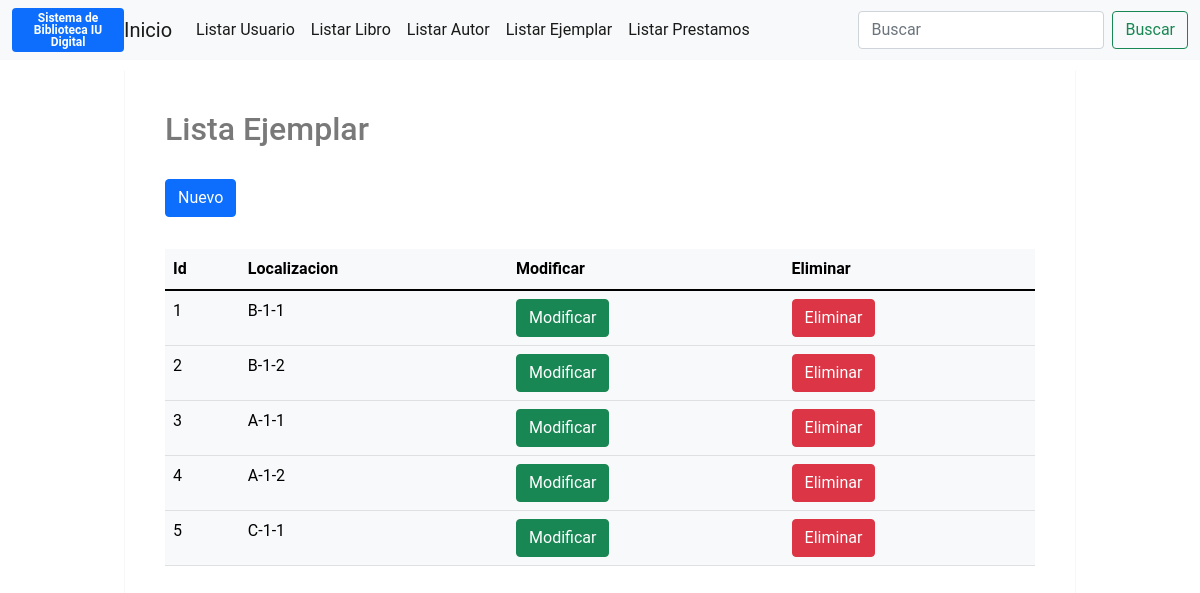
Page /view/listarEjemplar.php on the committed database.
### tables this page shows
CREATE TABLE `ejemplar` (
  `id` int(11) NOT NULL,
  `localizacion` varchar(150) NOT NULL
);

### Model/clsConexion.php (called while the page is built, shortened)
<?php
class Conexion{
	private $host;
	private $user;
	private $password;
	private $database;
	private $conn;
	public function __construct(){
		$this->host = HOST;
		$this->user = USER;
		$this->password = PASSWORD;
		$this->database = DATABASE;
	}
	public function CrearConexionSin(){
		$this->conn = new mysqli($this->host,$this->user,$this->password,$this->database);
	}
	public function EjecutarSQL($sql){
		$result = $this->conn->query($sql);
		return $result;
	}
}
?>

### View/listarEjemplar.php (the view, shortened to what this page needs)
<!doctype html>
<html lang="es">
  <head>
    <link href="https://cdn.jsdelivr.net/npm/bootstrap@5.1.1/dist/css/bootstrap.min.css" rel="stylesheet">
    <link rel="stylesheet" type="text/css" href="../css/estilos.css">
  </head>
  <body>
<nav class="navbar navbar-expand-lg navbar-light bg-light">
          <div class="container-fluid">
                <div class="badge bg-primary text-wrap" style="width: 7rem;">
                Sistema de Biblioteca IU Digital
                </div>
                <a class="navbar-brand" href="../index.php">Inicio</a>
                <div class="collapse navbar-collapse" id="navbarTogglerDemo03">
                  <ul class="navbar-nav me-auto mb-2 mb-lg-0">
                <li class="nav-item">
                <a class="nav-link active" aria-current="page" href="listarUsuario.php">Listar Usuario</a>
                </li>
                <li class="nav-item">
                <a class="nav-link active" aria-current="page" href="listarLibro.php">Listar Libro</a>
                </li>
                <li class="nav-item">
                <a class="nav-link active" aria-current="page" href="listarAutor.php">Listar Autor</a>
                </li>
                <li class="nav-item">
                <a class="nav-link active" aria-current="page" href="listarEjemplar.php">Listar Ejemplar</a>
                </li>
                <li class="nav-item">
                <a class="nav-link active" aria-current="page" href="listarPrestamo.php">Listar Prestamos</a>
                </li>
                  </ul>
        <form class="d-flex">
          <input class="form-control me-2" type="search" placeholder="Buscar" aria-label="Search">
          <button class="btn btn-outline-success" type="submit">Buscar</button>
        </form>
                </div>
          </div>
      </nav>
<div class="container">
        <div class="login-container">
          <div class="register">
            <h2>Lista Ejemplar</h2>
            <div class="row">
                <div class="col-lg-12">
                    <a href="ejemplar.php"><button class="btn btn-primary mb-2" type="button" >Nuevo</button></a>
                    <div class="table-responsive">
                        <table class="table table-light mt-4" id="table">
                            <thead class="thead-dark">
                                <tr>
                                    <th>Id</th>
                                    <th>Localizacion</th>
                                    <th>Modificar</th>
                                    <th>Eliminar</th>
                                </tr>
                            </thead>
                            <tbody>
                               <?php
                               include('../Model/clsConexion.php');
                            $conn = new Conexion();
                            $conn->CrearConexionSin();
                                $sql = "SELECT * FROM ejemplar";
                                $result = $conn->EjecutarSQL($sql);
                                while($registroejemplar = $result->fetch_array(MYSQLI_BOTH))
                                  {
                                    echo "<tr>";
                                        echo "<td>"; echo $registroejemplar["id"]; echo "</td>";
                                        echo "<td>"; echo $registroejemplar["localizacion"]; echo "</td>";
                                        echo "<td><a href='actualizarEjemplar.php?id=".$registroejemplar['id']."&localizacion=".$registroejemplar['localizacion']."'> <button class='btn btn-success' type='button'>Modificar</button></a>
                                              </td>";
                                         echo "<td> <a href='../Controller/EjemplarController.php?id=".$registroejemplar['id']."&localizacion=".$registroejemplar['localizacion']."'> <button class='btn btn-danger' type='submit' name='Eliminar'>Eliminar</button></a>
                                            </td>";
                                     echo "</tr>";
                                  }
                               ?>
                            </tbody>
                        </table>
                    </div>
          </div>
        </div>
    </div>
  </body>
</html>

### css/estilos.css (style rules this page uses)
* { padding: 0; background-origin: border-box; font-family: 'Roboto', sans-serif; }
body { bottom: #f1f1f1; }
.container { width: 100%; height: 100vh; padding: 10px; display: flex; justify-content: center; }
.login-container { display: flex; width: 950px; height: auto; background: #fff; box-shadow: 0 1px 1px 0 rgba(0,0,0,.2); }
.register, .login { flex: 1; }
.register { padding: 40px; position: relative; }
.register h2 { color: #797979; margin-bottom: 30px; }

### rows in the picture
ejemplar: id "1", localizacion "B-1-1"
ejemplar: id "2", localizacion "B-1-2"
ejemplar: id "3", localizacion "A-1-1"
ejemplar: id "4", localizacion "A-1-2"
ejemplar: id "5", localizacion "C-1-1"
